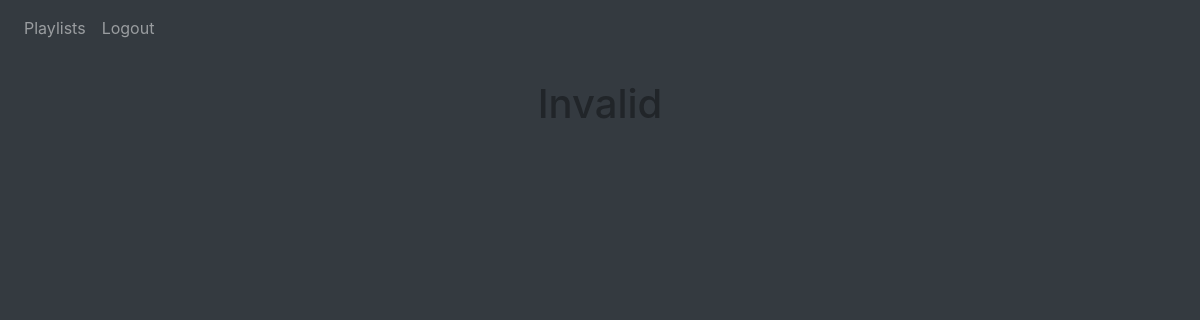
Page /playlist/3 (signed in) on the earlier database version.
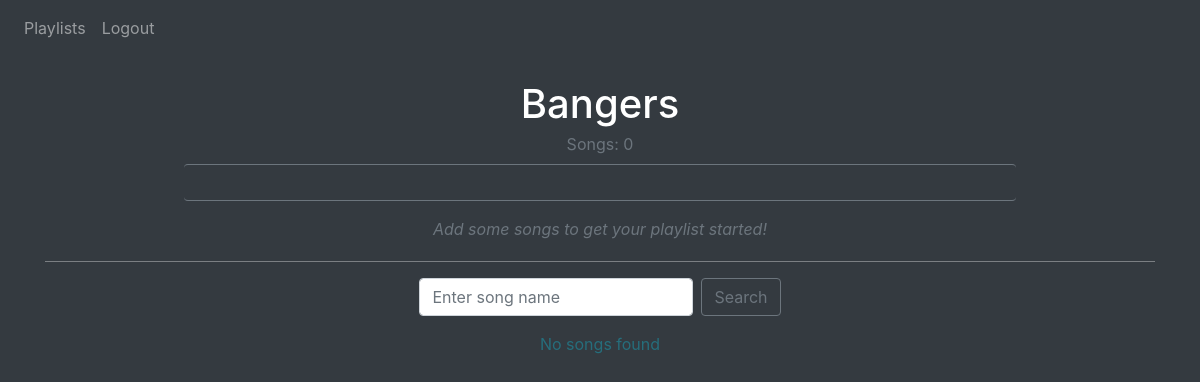
Same page on the later database version.
### website/models.py (models this page shows)
class Playlist(db.Model):
    id = db.Column(db.Integer, primary_key=True)
    name = db.Column(db.String(150))
    description = db.Column(db.String(1000))
    songs = db.Column(mutable_json_type(dbtype=db.JSON, nested=True))
    count = db.Column(db.Integer)
    user_id = db.Column(db.Integer, db.ForeignKey('user.id'))

### website/views.py (the view, shortened to what this page needs)
@views.route('/playlist/<pid>', methods=['GET', 'POST'])
@login_required
def songs(pid):
    playlist = Playlist.query.get(int(pid))
    if request.method == 'GET':
        if playlist:
            if playlist.user_id == current_user.id:
                return render_template("playlist_songs.html", user=current_user, playlist=playlist, searchResults=None)
        return render_template("playlist_songs.html", user=current_user, playlist=None)

### website/templates/playlist_songs.html
{% extends "base.html" %} {% block title %}{{playlist.name}}{% endblock %}
{% block content%}
    <br/>
    {% if playlist == None %}
        <h1 align="center">Invalid</h1>
    {% else %}
        <h1 align="center" class="text-white">{{playlist.name}}</h1>
        <p align="center" class="mt-n1 text-muted">Songs: {{playlist.count}}</p>
        <p class="mt-n2 p-2 mx-auto w-75 font-italic small text-muted text-center text-white-50 border-bottom border-top border-secondary rounded" contentEditable="true" onkeypress="editDesc(event,this.textContent, {{playlist.id}})">{{playlist.description}}</p>
        {% if playlist.count > 0 %}
            <div class="container">
                <center>
                    <a href="http://localhost:5000/shuffle/{{playlist.id}}" target="_blank">
                        <button type="button" class="m-2 btn btn-outline-info bi bi-shuffle" onclick="shuffle({{playlist.id}})"></button>
                    </a>
                </center>
                <div class="row mb-n3 justify-content-center">
                    <div class="font-weight-bold col-3 text-white-50">Name</div>
                    <div align="center" class="font-weight-bold col-2 text-white-50">Artist</div>
                    <div align="center" class="font-weight-bold col-3 text-white-50">Album</div>
                    <div align="center" class="font-weight-bold col-1 text-white-50">Plays</div>
                    <i align="center" class="bi bi-box-arrow-up-right col-1 text-white-50 pr-3 mr-2"></i>
                </div>
                <hr style="border-top: 1px solid rgba(255, 255, 255, 0.35)"></hr>
            {% for song in playlist.songs['tracks'] %}
                <div class="row justify-content-center">
                    <div class="col-3 text-white">{{song['name']}}</div>
                    <div align="center" class="col-2 text-white">{{song['artist']}}</div>
                    <div align="center" class="col-3 text-white">{{song['album']}}</div>
                    <div align="center" class="col-1 text-white">{{song['plays']}}</div>
                    <a align="center" type="button" class="bi bi-spotify col-1 text-success mr-n1" href="{{song['url']}}" target="_blank" rel="noreferrer noopener"></a>
                    <button type="button" class="close text-white-50" aria-label="Close" onclick="removeSong({{song}}, {{playlist.id}})">&times;</button>
                </div>
                <br/>
            {% endfor %}
            </div>
        {% else %}
            <div align="center" class="text-muted font-italic container">
                Add some songs to get your playlist started!
            </div>
            <br/>
        {% endif %}
        <hr class="mt-n1" style="border-top: 1px solid rgba(255, 255, 255, 0.35)"></hr>
        <div class="container">
            <div class="row justify-content-center">
                <form method="POST" class="form-inline">
                    <div class="form-group">
                        <input
                            type="song_name"
                            class="form-control"
                            id="song_name"
                            name="song_name"
                            placeholder="Enter song name"
                        />
                    </div>
                    <button type="submit" class="ml-2 btn btn-outline-secondary">Search</button>
                </form>
            </div>
        </div>
        <br/>
        {% if searchResults[0] %}
            <div class="container">
                <div class="row mb-n3 mr-3 justify-content-center">
                    <div class="font-weight-bold col-3 text-white-50">Name</div>
                    <div align="center" class="font-weight-bold col-2 text-white-50 pl-2">Artist</div>
                    <div align="center" class="font-weight-bold col-3 text-white-50 pl-4">Album</div>
                    <i align="center" class="bi bi-box-arrow-up-right col-1 text-white-50 pl-4 ml-2"></i>
                </div>
                <hr style="border-top: 1px solid rgba(255, 255, 255, 0.35)"></hr>
            {% for song in searchResults %}
                <div class="row justify-content-center">
                    <div class="col-3 text-white">{{song['name']}}</div>
                    <div align="center" class="col-2 text-white">{{song['artist']}}</div>
                    <div align="center" class="col-3 text-white">{{song['album']}}</div>
                    <a align="center" type="button" class="bi bi-spotify col-1 text-success mr-n1" href="{{song['url']}}" target="_blank" rel="noreferrer noopener"></a>
                    <button type="button" class="btn btn-outline-success btn-sm" onclick="addSong({{song}}, {{playlist.id}})">Add</button>
                </div>
                <br/>
            {% endfor %}
            </div>
        {% else %}
            <div align="center" class="mt-n2 mb-3" style="color:rgba(23, 162, 184, 0.50)">No songs found</div>
        {% endif %}
    {% endif %}
{% endblock %}

### website/templates/base.html (shortened to what this page needs)
<!DOCTYPE html>
<html>
  <head>
    <link
      rel="stylesheet"
      href="https://stackpath.bootstrapcdn.com/bootstrap/4.4.1/css/bootstrap.min.css"
    />
    <link
      rel="stylesheet"
      href="https://stackpath.bootstrapcdn.com/font-awesome/4.7.0/css/font-awesome.min.css"
    />
    <link
      rel="stylesheet"
      href="https://cdn.jsdelivr.net/npm/bootstrap-icons@1.9.1/font/bootstrap-icons.css"
    />
  </head>
  <body class="bg-dark">
    <nav class="navbar navbar-expand-lg navbar-dark">
      <div class="collapse navbar-collapse" id="navbar">
        <div class="navbar-nav">
          {% if user.is_authenticated %}
          <a class="nav-item nav-link" id="playlists" href="/">Playlists</a>
          <a class="nav-item nav-link" id="logout" href="/logout">Logout</a>
          {% else %}
          <a class="nav-item nav-link" id="login" href="/login">Login</a>
          <a class="nav-item nav-link" id="signUp" href="/sign-up">Sign Up</a>
          {% endif %}
        </div>
      </div>
    </nav>
    <div class="container">
        {% block content%}
        {% endblock %}
    </div>
  </body>
</html>

Differences in the rows shown:
added Playlist: name "Bangers", count "0"
Other differences:
text no longer shown: "Invalid"
text now shown: "Songs: Add some songs to get your playlist started! Search No songs found"
